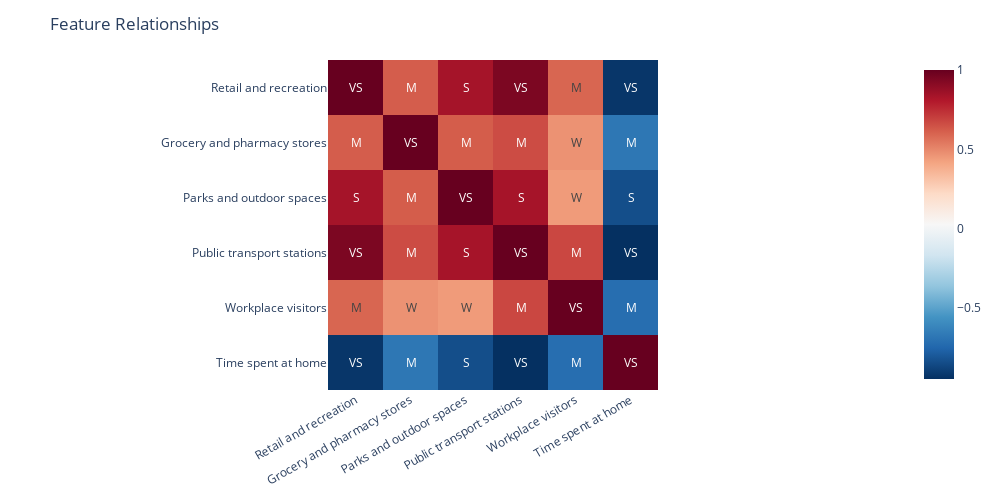

The notebook cell this image was saved under:
### Code cell
fig = px.imshow(
    corr, 
    width=PLOT_WIDTH, height=PLOT_HEIGHT, 
    text_auto='.2f', color_continuous_scale='RdBu_r')

fig.update_layout(
    title='Feature Relationships',
    xaxis=dict(
        tickmode='array',
        tickvals=corr.columns,
        ticktext=helper.TITLES,
        tickangle=-30
    ),
    yaxis=dict(
        tickmode='array',
        tickvals=corr.columns,
        ticktext=helper.TITLES,
    )
)
fig.update_traces(text=labels, texttemplate="%{text}")
fig.show()

### Figure 1 — Plotly figure (JSON) as saved in the notebook; plotly's stock layout.template omitted (floating-point values rounded to 4 significant figures)
{"data": [{"coloraxis": "coloraxis", "hovertemplate": "x: %{x}<br>y: %{y}<br>color: %{z}<extra></extra>", "name": "0", "text": [["VS", "M", "S", "VS", "M", "VS"], ["M", "VS", "M", "M", "W", "M"], ["S", "M", "VS", "S", "W", "S"], ["VS", "M", "S", "VS", "M", "VS"], ["M", "W", "W", "M", "VS", "M"], ["VS", "M", "S", "VS", "M", "VS"]], "texttemplate": "%{text}", "type": "heatmap", "x": ["retail_and_recreation_percent_change_from_baseline", "grocery_and_pharmacy_percent_change_from_baseline", "parks_percent_change_from_baseline", "transit_stations_percent_change_from_baseline", "workplaces_percent_change_from_baseline", "residential_percent_change_from_baseline"], "xaxis": "x", "y": ["retail_and_recreation_percent_change_from_baseline", "grocery_and_pharmacy_percent_change_from_baseline", "parks_percent_change_from_baseline", "transit_stations_percent_change_from_baseline", "workplaces_percent_change_from_baseline", "residential_percent_change_from_baseline"], "yaxis": "y", "z": [[1, 0.6194, 0.8398, 0.9453, 0.595, -0.9241], [0.6194, 1, 0.6201, 0.6638, 0.4701, -0.679], [0.8398, 0.6201, 1, 0.8356, 0.4442, -0.838], [0.9453, 0.6638, 0.8356, 1, 0.6773, -0.9454], [0.595, 0.4701, 0.4442, 0.6773, 1, -0.7155], [-0.9241, -0.679, -0.838, -0.9454, -0.7155, 1]]}], "layout": {"coloraxis": {"colorscale": [[0, "rgb(5,48,97)"], [0.1, "rgb(33,102,172)"], [0.2, "rgb(67,147,195)"], [0.3, "rgb(146,197,222)"], [0.4, "rgb(209,229,240)"], [0.5, "rgb(247,247,247)"], [0.6, "rgb(253,219,199)"], [0.7, "rgb(244,165,130)"], [0.8, "rgb(214,96,77)"], [0.9, "rgb(178,24,43)"], [1, "rgb(103,0,31)"]]}, "height": 500, "margin": {"t": 60}, "title": {"text": "Feature Relationships"}, "width": 1000, "xaxis": {"anchor": "y", "autorange": true, "constrain": "domain", "domain": [0.2962, 0.7038], "range": [-0.5, 5.5], "scaleanchor": "y", "tickangle": -30, "tickmode": "array", "ticktext": ["Retail and recreation", "Grocery and pharmacy stores", "Parks and outdoor spaces", "Public transport stations", "Workplace visitors", "Time spent at home"], "tickvals": ["retail_and_recreation_percent_change_from_baseline", "grocery_and_pharmacy_percent_change_from_baseline", "parks_percent_change_from_baseline", "transit_stations_percent_change_from_baseline", "workplaces_percent_change_from_baseline", "residential_percent_change_from_baseline"], "type": "category"}, "yaxis": {"anchor": "x", "autorange": true, "constrain": "domain", "domain": [0, 1], "range": [5.5, -0.5], "tickmode": "array", "ticktext": ["Retail and recreation", "Grocery and pharmacy stores", "Parks and outdoor spaces", "Public transport stations", "Workplace visitors", "Time spent at home"], "tickvals": ["retail_and_recreation_percent_change_from_baseline", "grocery_and_pharmacy_percent_change_from_baseline", "parks_percent_change_from_baseline", "transit_stations_percent_change_from_baseline", "workplaces_percent_change_from_baseline", "residential_percent_change_from_baseline"], "type": "category"}}}
